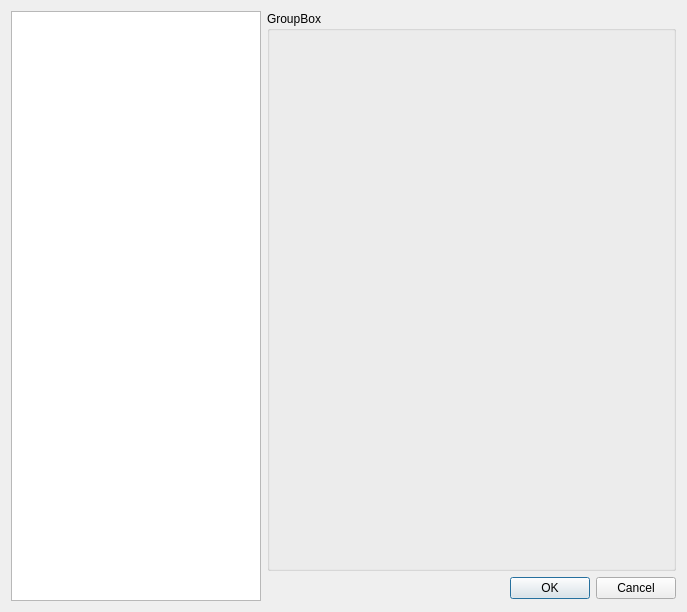
<?xml version="1.0" encoding="UTF-8"?>
<ui version="4.0">
 <class>SettingDialog</class>
 <widget class="QDialog" name="SettingDialog">
  <property name="geometry">
   <rect>
    <x>0</x>
    <y>0</y>
    <width>687</width>
    <height>612</height>
   </rect>
  </property>
  <property name="minimumSize">
   <size>
    <width>687</width>
    <height>612</height>
   </size>
  </property>
  <property name="windowTitle">
   <string>Dialog</string>
  </property>
  <layout class="QHBoxLayout" name="horizontalLayout">
   <item>
    <widget class="QListView" name="listView">
     <property name="minimumSize">
      <size>
       <width>250</width>
       <height>0</height>
      </size>
     </property>
     <property name="maximumSize">
      <size>
       <width>250</width>
       <height>16777215</height>
      </size>
     </property>
    </widget>
   </item>
   <item>
    <layout class="QVBoxLayout" name="verticalLayout">
     <item>
      <widget class="QGroupBox" name="groupBox">
       <property name="maximumSize">
        <size>
         <width>411</width>
         <height>560</height>
        </size>
       </property>
       <property name="title">
        <string>GroupBox</string>
       </property>
      </widget>
     </item>
     <item>
      <widget class="QDialogButtonBox" name="buttonBox">
       <property name="orientation">
        <enum>Qt::Horizontal</enum>
       </property>
       <property name="standardButtons">
        <set>QDialogButtonBox::Cancel|QDialogButtonBox::Ok</set>
       </property>
      </widget>
     </item>
    </layout>
   </item>
  </layout>
 </widget>
 <resources/>
 <connections>
  <connection>
   <sender>buttonBox</sender>
   <signal>accepted()</signal>
   <receiver>SettingDialog</receiver>
   <slot>accept()</slot>
   <hints>
    <hint type="sourcelabel">
     <x>248</x>
     <y>254</y>
    </hint>
    <hint type="destinationlabel">
     <x>157</x>
     <y>274</y>
    </hint>
   </hints>
  </connection>
  <connection>
   <sender>buttonBox</sender>
   <signal>rejected()</signal>
   <receiver>SettingDialog</receiver>
   <slot>reject()</slot>
   <hints>
    <hint type="sourcelabel">
     <x>316</x>
     <y>260</y>
    </hint>
    <hint type="destinationlabel">
     <x>286</x>
     <y>274</y>
    </hint>
   </hints>
  </connection>
 </connections>
</ui>
